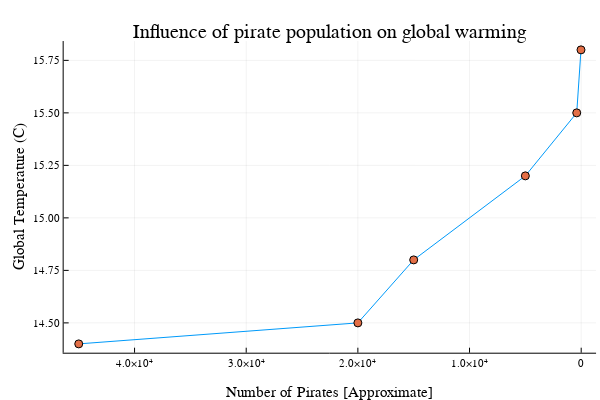

Write notebook code for a chart like this one.
### Code cell
# First, plot the data
plot(numpirates, globaltemperatures, legend=false)
scatter!(numpirates, globaltemperatures, legend=false)

# This reverses x axis we can see how the temperature change
xflip!()

# Add titles and labels
xlabel!("Number of Pirates [Approximate]")
ylabel!("Global Temperature (C)")
title!("Influence of pirate population on global warming")

### Figure 1 — Plotly figure (JSON) as saved in the notebook; plotly's stock layout.template omitted (floating-point values rounded to 4 significant figures)
{"data": [{"colorbar": {"len": 0.8657, "title": {"text": ""}, "x": 0.9934, "y": 0.5087}, "legendgroup": "y1", "line": {"color": "rgba(0, 154, 250, 1.000)", "dash": "solid", "shape": "linear", "width": 1}, "mode": "lines", "name": "y1", "showlegend": true, "type": "scatter", "x": [45000, 20000, 15000, 5000, 400, 17], "xaxis": "x", "y": [14.4, 14.5, 14.8, 15.2, 15.5, 15.8], "yaxis": "y"}, {"colorbar": {"len": 0.8657, "title": {"text": ""}, "x": 0.9934, "y": 0.5087}, "legendgroup": "y2", "marker": {"color": "rgba(227, 111, 71, 1.000)", "line": {"color": "rgba(0, 0, 0, 1)", "width": 1}, "size": 8, "symbol": "circle"}, "mode": "markers", "name": "y2", "showlegend": true, "type": "scatter", "x": [45000, 20000, 15000, 5000, 400, 17], "xaxis": "x", "y": [14.4, 14.5, 14.8, 15.2, 15.5, 15.8], "yaxis": "y"}], "layout": {"annotations": [{"font": {"color": "rgba(0, 0, 0, 1)", "family": "sans-serif", "size": 20}, "rotation": 0, "showarrow": false, "text": "Influence of pirate population on global warming", "x": 0.5498, "xanchor": "center", "xref": "paper", "y": 1, "yanchor": "top", "yref": "paper"}], "height": 400, "margin": {"b": 20, "l": 0, "r": 0, "t": 20}, "paper_bgcolor": "rgba(255, 255, 255, 1.000)", "plot_bgcolor": "rgba(255, 255, 255, 1.000)", "showlegend": false, "width": 600, "xaxis": {"anchor": "y", "domain": [0.1061, 0.9934], "gridcolor": "rgba(0, 0, 0, 0.1)", "gridwidth": 0.5, "linecolor": "rgba(0, 0, 0, 1)", "mirror": false, "range": [46350.0, -1332.0], "showgrid": true, "showline": true, "showticklabels": true, "tickangle": 0, "tickcolor": "rgb(0, 0, 0)", "tickfont": {"color": "rgba(0, 0, 0, 1)", "family": "sans-serif", "size": 11}, "tickmode": "array", "ticks": "inside", "ticktext": ["0", "1.0×10⁴", "2.0×10⁴", "3.0×10⁴", "4.0×10⁴"], "tickvals": [0, 10000, 20000, 30000, 40000], "title": {"font": {"color": "rgba(0, 0, 0, 1)", "family": "sans-serif", "size": 15}, "text": "Number of Pirates [Approximate]"}, "type": "linear", "visible": true, "zeroline": false, "zerolinecolor": "rgba(0, 0, 0, 1)"}, "yaxis": {"anchor": "x", "domain": [0.07581, 0.9415], "gridcolor": "rgba(0, 0, 0, 0.1)", "gridwidth": 0.5, "linecolor": "rgba(0, 0, 0, 1)", "mirror": false, "range": [14.36, 15.84], "showgrid": true, "showline": true, "showticklabels": true, "tickangle": 0, "tickcolor": "rgb(0, 0, 0)", "tickfont": {"color": "rgba(0, 0, 0, 1)", "family": "sans-serif", "size": 11}, "tickmode": "array", "ticks": "inside", "ticktext": ["14.50", "14.75", "15.00", "15.25", "15.50", "15.75"], "tickvals": [14.5, 14.75, 15, 15.25, 15.5, 15.75], "title": {"font": {"color": "rgba(0, 0, 0, 1)", "family": "sans-serif", "size": 15}, "text": "Global Temperature (C)"}, "type": "linear", "visible": true, "zeroline": false, "zerolinecolor": "rgba(0, 0, 0, 1)"}}}
